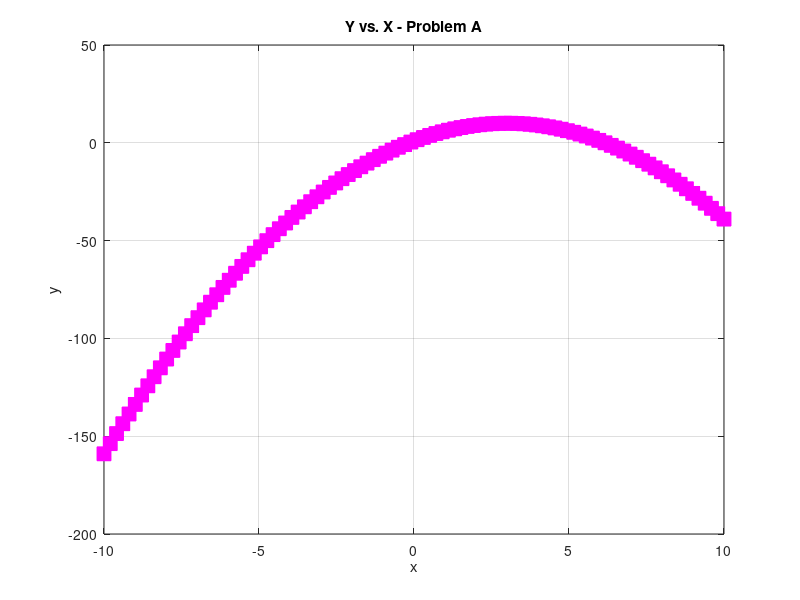
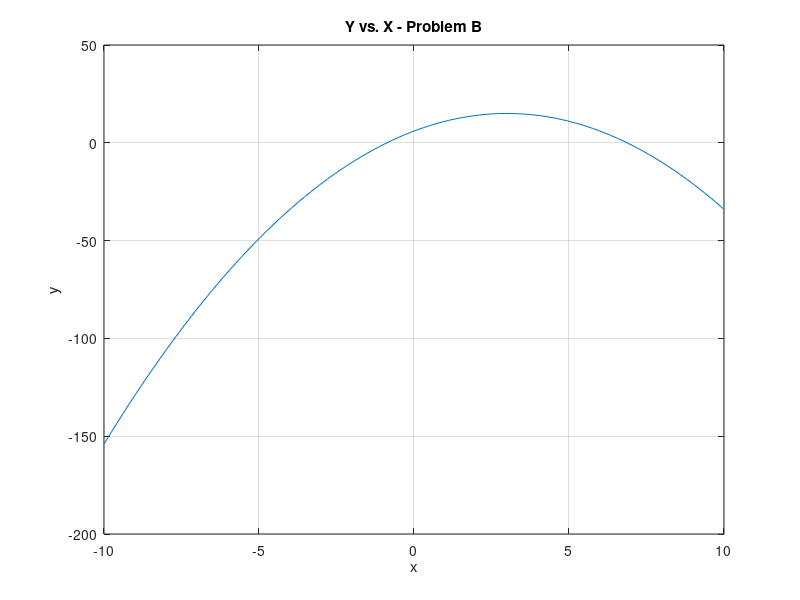
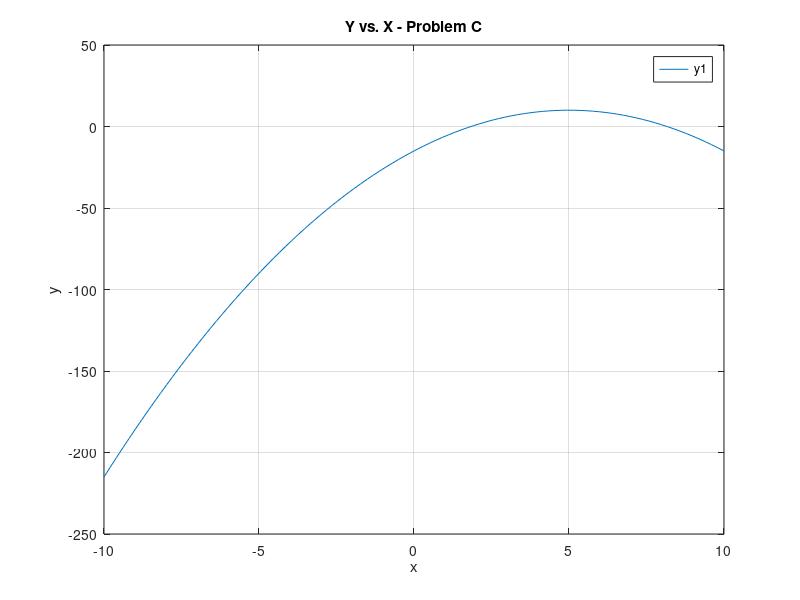

Recreate these plots in MATLAB, in order. (Note: this script raises an error after producing the figures.)
clc, clearvars, close all

x=linspace(-10,10);
y1=(-(x-3).^2)+10;
y2=(-(x-3).^2)+15;
y3=(-(x-5).^2)+10;

figure(1)
plot(x,y1,'ms','MarkerFaceColor','m','MarkerSize',10)
xlabel('x'),ylabel('y'),title('Y vs. X - Problem A')
grid on

figure(2)
plot(x,y2)
xlabel('x'),ylabel('y'),title('Y vs. X - Problem B')
grid on

figure(3)
%subplot(2,2,1)=(row,column,number)
plot(x,y3)
xlabel('x'),ylabel('y'),title('Y vs. X - Problem C')
grid on

%hold on
legend('y1', 'y2', 'y3')
xlim(0,50),ylim(0,100)
